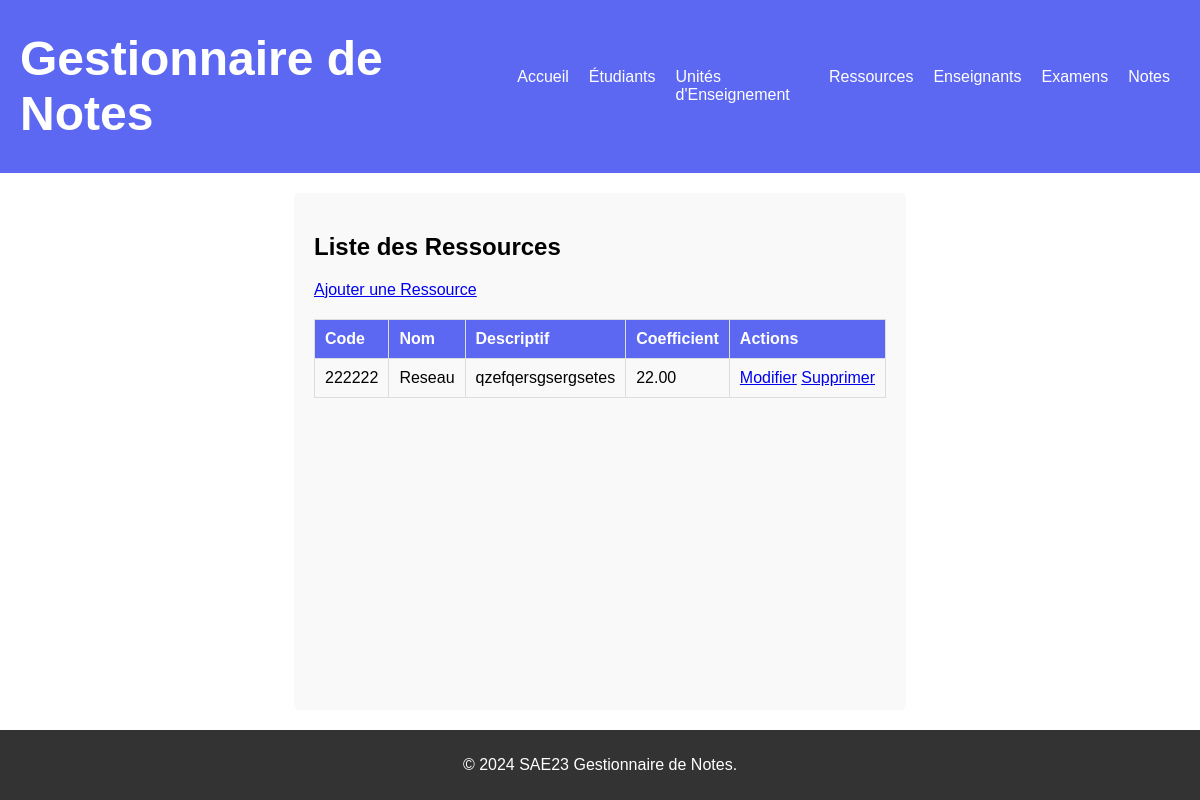
The page /ressources/ on the database as committed earlier.
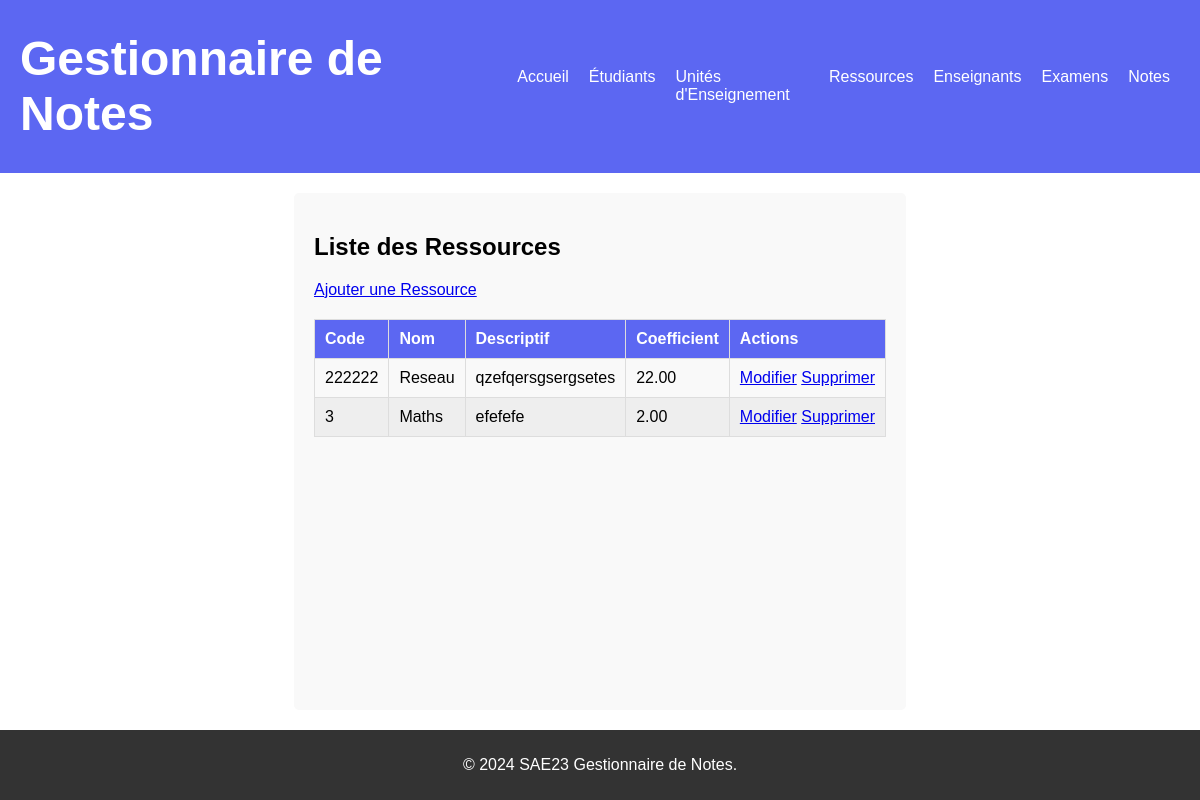
The same page on the database as committed later.
### gestionnaire_de_notes/models.py (models this page shows, shortened)
class RessourceUE(models.Model):
    code_ressource = models.CharField(max_length=30, default='default_code_ressource')
    nom = models.CharField(max_length=100)
    descriptif = models.TextField()
    coefficient = models.DecimalField(max_digits=5, decimal_places=2)
    ue = models.ForeignKey('UE', on_delete=models.CASCADE, default=1)
    enseignant = models.ForeignKey('Enseignant', on_delete=models.CASCADE, default=1)

### gestionnaire_de_notes/views.py (the view)
# urls.py: path('ressources/', views.ressourceue_list, name='ressourceue_list'),
def ressourceue_list(request):
    ressources = RessourceUE.objects.all()
    return render(request, 'gestionnaire_de_notes/RA_UE/liste.html', {'ressources': ressources})

### gestionnaire_de_notes/templates/gestionnaire_de_notes/RA_UE/liste.html (shortened to what this page needs)
{% extends 'gestionnaire_de_notes/main.html' %}
{% block content %}
    <h2>Liste des Ressources</h2>
    <a href="{% url 'ressourceue_create' %}">Ajouter une Ressource</a>
    <table>
        <thead>
            <tr>
                <th>Code</th>
                <th>Nom</th>
                <th>Descriptif</th>
                <th>Coefficient</th>
                <th>Actions</th>
            </tr>
        </thead>
        <tbody>
            {% for ressource in ressources %}
                <tr>
                    <td>{{ ressource.code_ressource }}</td>
                    <td>{{ ressource.nom }}</td>
                    <td>{{ ressource.descriptif }}</td>
                    <td>{{ ressource.coefficient }}</td>
                    <td>
                        <a href="{% url 'ressourceue_update' ressource.pk %}">Modifier</a>
                        <a href="{% url 'ressourceue_delete' ressource.pk %}">Supprimer</a>
                    </td>
                </tr>
            {% endfor %}
        </tbody>
    </table>
{% endblock %}

Rows that differ between the two databases and show on the page:
added RessourceUE: code_ressource "3", nom "Maths", descriptif "efefefe", coefficient "2.00"
